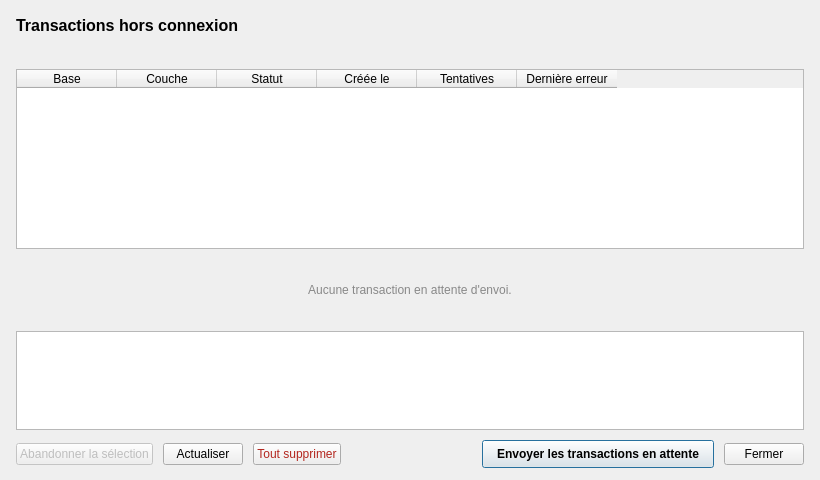
<?xml version="1.0" encoding="UTF-8"?>
<ui version="4.0">
 <class>DialogPendingTransactions</class>
 <widget class="QDialog" name="DialogPendingTransactions">
  <property name="geometry">
   <rect>
    <x>0</x>
    <y>0</y>
    <width>820</width>
    <height>480</height>
   </rect>
  </property>
  <property name="minimumSize">
   <size>
    <width>720</width>
    <height>420</height>
   </size>
  </property>
  <property name="windowTitle">
   <string>Transactions hors connexion</string>
  </property>
  <layout class="QVBoxLayout" name="verticalLayout">
   <property name="leftMargin">
    <number>16</number>
   </property>
   <property name="topMargin">
    <number>16</number>
   </property>
   <property name="rightMargin">
    <number>16</number>
   </property>
   <property name="bottomMargin">
    <number>12</number>
   </property>
   <property name="spacing">
    <number>10</number>
   </property>
   <item>
    <widget class="QLabel" name="titleLabel">
     <property name="font">
      <font>
       <pointsize>12</pointsize>
       <bold>true</bold>
      </font>
     </property>
     <property name="text">
      <string>Transactions hors connexion</string>
     </property>
    </widget>
   </item>
   <item>
    <widget class="QLabel" name="subtitleLabel">
     <property name="styleSheet">
      <string notr="true">color: #555;</string>
     </property>
     <property name="text">
      <string/>
     </property>
    </widget>
   </item>
   <item>
    <widget class="QTableWidget" name="table">
     <property name="editTriggers">
      <set>QAbstractItemView::NoEditTriggers</set>
     </property>
     <property name="alternatingRowColors">
      <bool>true</bool>
     </property>
     <property name="selectionMode">
      <enum>QAbstractItemView::SingleSelection</enum>
     </property>
     <property name="selectionBehavior">
      <enum>QAbstractItemView::SelectRows</enum>
     </property>
     <property name="wordWrap">
      <bool>false</bool>
     </property>
     <property name="rowCount">
      <number>0</number>
     </property>
     <property name="columnCount">
      <number>6</number>
     </property>
     <attribute name="verticalHeaderVisible">
      <bool>false</bool>
     </attribute>
     <column>
      <property name="text">
       <string>Base</string>
      </property>
     </column>
     <column>
      <property name="text">
       <string>Couche</string>
      </property>
     </column>
     <column>
      <property name="text">
       <string>Statut</string>
      </property>
     </column>
     <column>
      <property name="text">
       <string>Créée le</string>
      </property>
     </column>
     <column>
      <property name="text">
       <string>Tentatives</string>
      </property>
     </column>
     <column>
      <property name="text">
       <string>Dernière erreur</string>
      </property>
     </column>
    </widget>
   </item>
   <item>
    <widget class="QLabel" name="emptyLabel">
     <property name="styleSheet">
      <string notr="true">color: #888; padding: 24px;</string>
     </property>
     <property name="text">
      <string>Aucune transaction en attente d'envoi.</string>
     </property>
     <property name="alignment">
      <set>Qt::AlignCenter</set>
     </property>
    </widget>
   </item>
   <item>
    <widget class="QTextEdit" name="reportText">
     <property name="maximumSize">
      <size>
       <width>16777215</width>
       <height>110</height>
      </size>
     </property>
     <property name="readOnly">
      <bool>true</bool>
     </property>
    </widget>
   </item>
   <item>
    <layout class="QHBoxLayout" name="buttonsLayout">
     <item>
      <widget class="QPushButton" name="btnDiscard">
       <property name="enabled">
        <bool>false</bool>
       </property>
       <property name="text">
        <string>Abandonner la sélection</string>
       </property>
      </widget>
     </item>
     <item>
      <widget class="QPushButton" name="btnRefresh">
       <property name="text">
        <string>Actualiser</string>
       </property>
      </widget>
     </item>
     <item>
      <widget class="QPushButton" name="btnDeleteAll">
       <property name="styleSheet">
        <string notr="true">color: #b3261e;</string>
       </property>
       <property name="text">
        <string>Tout supprimer</string>
       </property>
      </widget>
     </item>
     <item>
      <spacer name="horizontalSpacer">
       <property name="orientation">
        <enum>Qt::Horizontal</enum>
       </property>
       <property name="sizeHint" stdset="0">
        <size>
         <width>40</width>
         <height>20</height>
        </size>
       </property>
      </spacer>
     </item>
     <item>
      <widget class="QPushButton" name="btnSend">
       <property name="styleSheet">
        <string notr="true">QPushButton { font-weight: bold; padding: 6px 14px; }</string>
       </property>
       <property name="text">
        <string>Envoyer les transactions en attente</string>
       </property>
       <property name="default">
        <bool>true</bool>
       </property>
      </widget>
     </item>
     <item>
      <widget class="QPushButton" name="btnClose">
       <property name="text">
        <string>Fermer</string>
       </property>
      </widget>
     </item>
    </layout>
   </item>
  </layout>
 </widget>
 <resources/>
 <connections/>
</ui>
